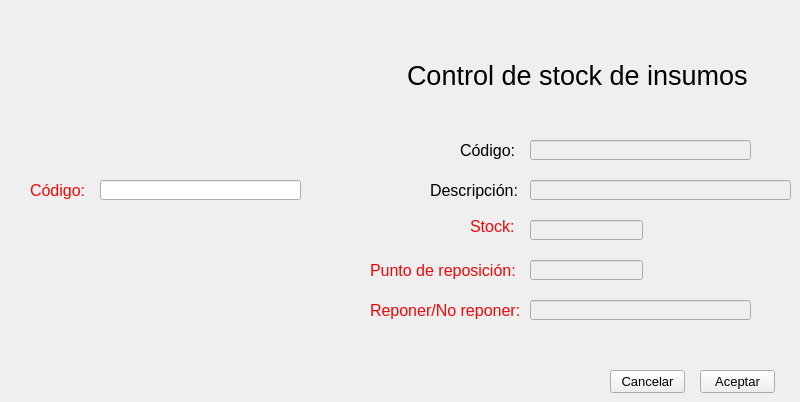
    <widget class="QWidget" name="stockinsumos">
     <property name="windowTitle">
      <string>Control de stock insumos</string>
     </property>
     <widget class="QLineEdit" name="linestockcsi">
      <property name="enabled">
       <bool>false</bool>
      </property>
      <property name="geometry">
       <rect>
        <x>530</x>
        <y>220</y>
        <width>113</width>
        <height>20</height>
       </rect>
      </property>
      <property name="font">
       <font>
        <pointsize>12</pointsize>
        <weight>75</weight>
        <bold>true</bold>
       </font>
      </property>
      <property name="styleSheet">
       <string notr="true">color: rgb(0, 0, 0);</string>
      </property>
     </widget>
     <widget class="QLabel" name="label_75">
      <property name="geometry">
       <rect>
        <x>30</x>
        <y>180</y>
        <width>61</width>
        <height>21</height>
       </rect>
      </property>
      <property name="font">
       <font>
        <pointsize>12</pointsize>
       </font>
      </property>
      <property name="styleSheet">
       <string notr="true">color: rgb(242, 7, 7);</string>
      </property>
      <property name="text">
       <string>Código:</string>
      </property>
     </widget>
     <widget class="QLineEdit" name="linereponeronocsi">
      <property name="enabled">
       <bool>false</bool>
      </property>
      <property name="geometry">
       <rect>
        <x>530</x>
        <y>300</y>
        <width>221</width>
        <height>20</height>
       </rect>
      </property>
      <property name="font">
       <font>
        <pointsize>12</pointsize>
        <weight>75</weight>
        <bold>true</bold>
       </font>
      </property>
      <property name="styleSheet">
       <string notr="true">color: rgb(0, 0, 0);</string>
      </property>
     </widget>
     <widget class="QLineEdit" name="linedescripcioncsi">
      <property name="enabled">
       <bool>false</bool>
      </property>
      <property name="geometry">
       <rect>
        <x>530</x>
        <y>180</y>
        <width>261</width>
        <height>20</height>
       </rect>
      </property>
      <property name="font">
       <font>
        <pointsize>12</pointsize>
        <weight>75</weight>
        <bold>true</bold>
       </font>
      </property>
      <property name="styleSheet">
       <string notr="true">color: rgb(0, 0, 0);</string>
      </property>
     </widget>
     <widget class="QPushButton" name="buttonaceptarcsi">
      <property name="geometry">
       <rect>
        <x>700</x>
        <y>370</y>
        <width>75</width>
        <height>23</height>
       </rect>
      </property>
      <property name="font">
       <font>
        <pointsize>10</pointsize>
       </font>
      </property>
      <property name="styleSheet">
       <string notr="true">color: rgb(0, 0, 0);</string>
      </property>
      <property name="text">
       <string>Aceptar</string>
      </property>
     </widget>
     <widget class="QLineEdit" name="linecodigovistacsi">
      <property name="enabled">
       <bool>false</bool>
      </property>
      <property name="geometry">
       <rect>
        <x>530</x>
        <y>140</y>
        <width>221</width>
        <height>20</height>
       </rect>
      </property>
      <property name="font">
       <font>
        <pointsize>12</pointsize>
        <weight>75</weight>
        <bold>true</bold>
       </font>
      </property>
      <property name="styleSheet">
       <string notr="true">color: rgb(0, 0, 0);</string>
      </property>
     </widget>
     <widget class="QLineEdit" name="linecodigocsi">
      <property name="geometry">
       <rect>
        <x>100</x>
        <y>180</y>
        <width>201</width>
        <height>20</height>
       </rect>
      </property>
      <property name="font">
       <font>
        <pointsize>12</pointsize>
        <weight>75</weight>
        <bold>true</bold>
       </font>
      </property>
      <property name="styleSheet">
       <string notr="true">color: rgb(0, 0, 0);</string>
      </property>
      <property name="text">
       <string/>
      </property>
      <property name="maxLength">
       <number>13</number>
      </property>
     </widget>
     <widget class="QLineEdit" name="linepuntoreposicioncsi">
      <property name="enabled">
       <bool>false</bool>
      </property>
      <property name="geometry">
       <rect>
        <x>530</x>
        <y>260</y>
        <width>113</width>
        <height>20</height>
       </rect>
      </property>
      <property name="font">
       <font>
        <pointsize>12</pointsize>
        <weight>75</weight>
        <bold>true</bold>
       </font>
      </property>
      <property name="styleSheet">
       <string notr="true">color: rgb(0, 0, 0);</string>
      </property>
     </widget>
     <widget class="QLabel" name="label_76">
      <property name="geometry">
       <rect>
        <x>407</x>
        <y>60</y>
        <width>341</width>
        <height>31</height>
       </rect>
      </property>
      <property name="font">
       <font>
        <pointsize>20</pointsize>
       </font>
      </property>
      <property name="text">
       <string>Control de stock de insumos </string>
      </property>
     </widget>
     <widget class="QLabel" name="label_77">
      <property name="geometry">
       <rect>
        <x>470</x>
        <y>220</y>
        <width>46</width>
        <height>13</height>
       </rect>
      </property>
      <property name="font">
       <font>
        <pointsize>12</pointsize>
       </font>
      </property>
      <property name="styleSheet">
       <string notr="true">color: rgb(242, 7, 7);</string>
      </property>
      <property name="text">
       <string>Stock:</string>
      </property>
     </widget>
     <widget class="QLabel" name="label_78">
      <property name="geometry">
       <rect>
        <x>370</x>
        <y>300</y>
        <width>151</width>
        <height>21</height>
       </rect>
      </property>
      <property name="font">
       <font>
        <pointsize>12</pointsize>
       </font>
      </property>
      <property name="styleSheet">
       <string notr="true">color: rgb(242, 7, 7);</string>
      </property>
      <property name="text">
       <string>Reponer/No reponer:</string>
      </property>
     </widget>
     <widget class="QPushButton" name="buttoncancelarcsi">
      <property name="geometry">
       <rect>
        <x>610</x>
        <y>370</y>
        <width>75</width>
        <height>23</height>
       </rect>
      </property>
      <property name="font">
       <font>
        <pointsize>10</pointsize>
       </font>
      </property>
      <property name="styleSheet">
       <string notr="true">color: rgb(0, 0, 0);</string>
      </property>
      <property name="text">
       <string>Cancelar</string>
      </property>
     </widget>
     <widget class="QLabel" name="label_79">
      <property name="geometry">
       <rect>
        <x>430</x>
        <y>180</y>
        <width>91</width>
        <height>20</height>
       </rect>
      </property>
      <property name="font">
       <font>
        <pointsize>12</pointsize>
       </font>
      </property>
      <property name="text">
       <string>Descripción:</string>
      </property>
     </widget>
     <widget class="QLabel" name="label_80">
      <property name="geometry">
       <rect>
        <x>370</x>
        <y>260</y>
        <width>151</width>
        <height>21</height>
       </rect>
      </property>
      <property name="font">
       <font>
        <pointsize>12</pointsize>
       </font>
      </property>
      <property name="styleSheet">
       <string notr="true">color: rgb(242, 7, 7);</string>
      </property>
      <property name="text">
       <string>Punto de reposición:</string>
      </property>
     </widget>
     <widget class="QLabel" name="label_81">
      <property name="geometry">
       <rect>
        <x>150</x>
        <y>10</y>
        <width>251</width>
        <height>101</height>
       </rect>
      </property>
      <property name="text">
       <string/>
      </property>
      <property name="pixmap">
       <pixmap>logos/logo3.png</pixmap>
      </property>
     </widget>
     <widget class="QLabel" name="label_82">
      <property name="geometry">
       <rect>
        <x>460</x>
        <y>140</y>
        <width>61</width>
        <height>20</height>
       </rect>
      </property>
      <property name="font">
       <font>
        <pointsize>12</pointsize>
       </font>
      </property>
      <property name="text">
       <string>Código:</string>
      </property>
     </widget>
    </widget>
